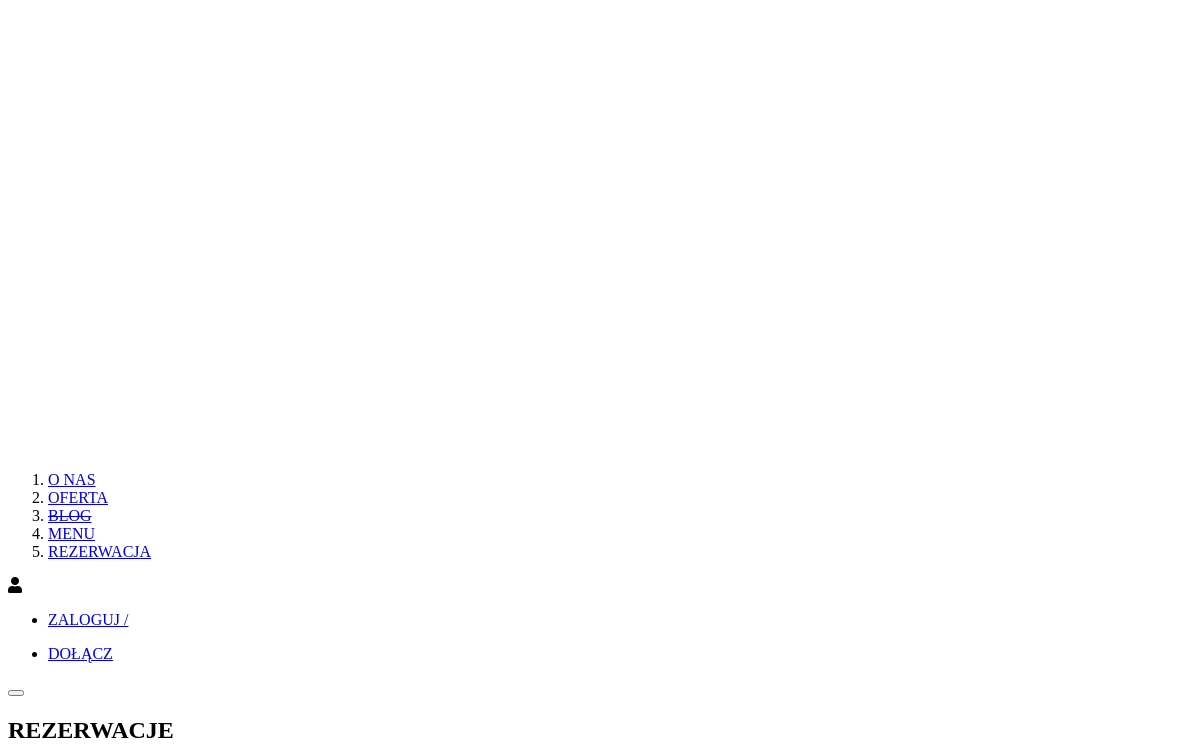
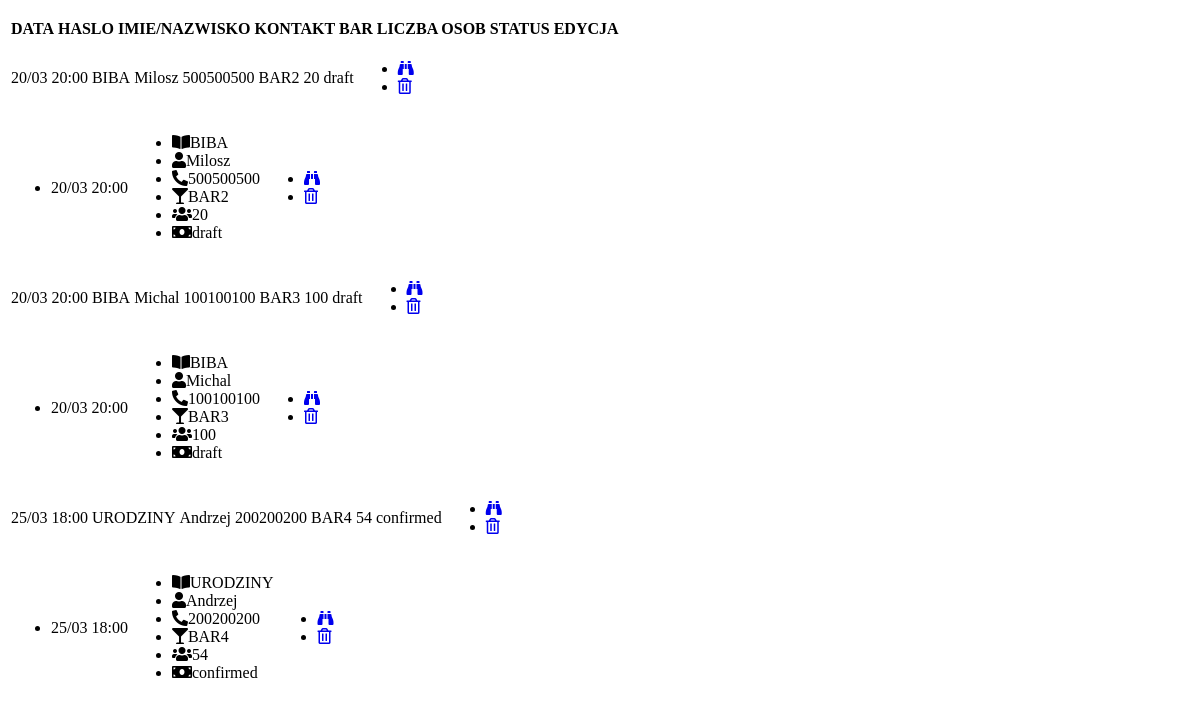
/reservation/list/ (upper part), run on an earlier commit of the app's database (2 pictures, top to bottom).
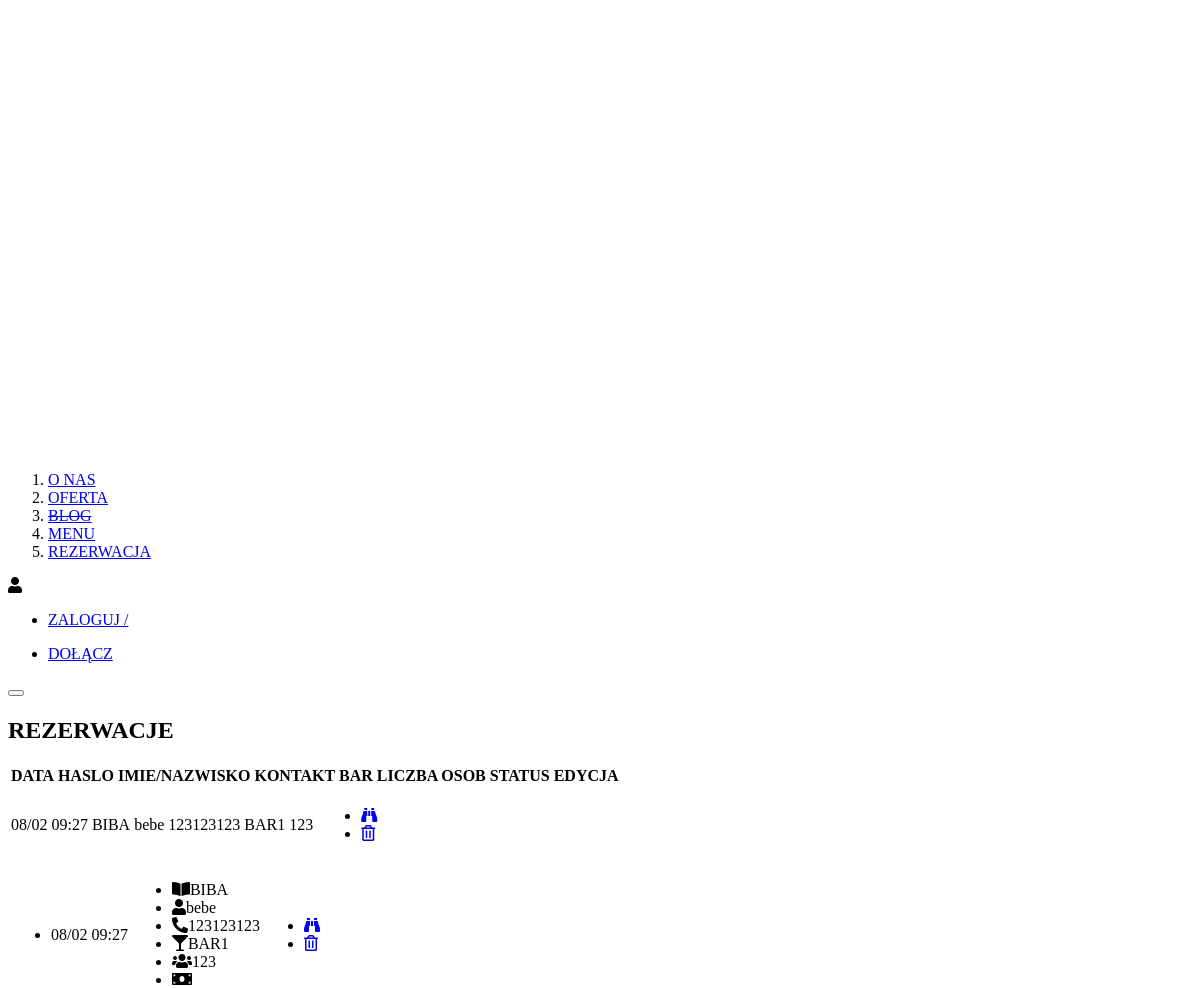
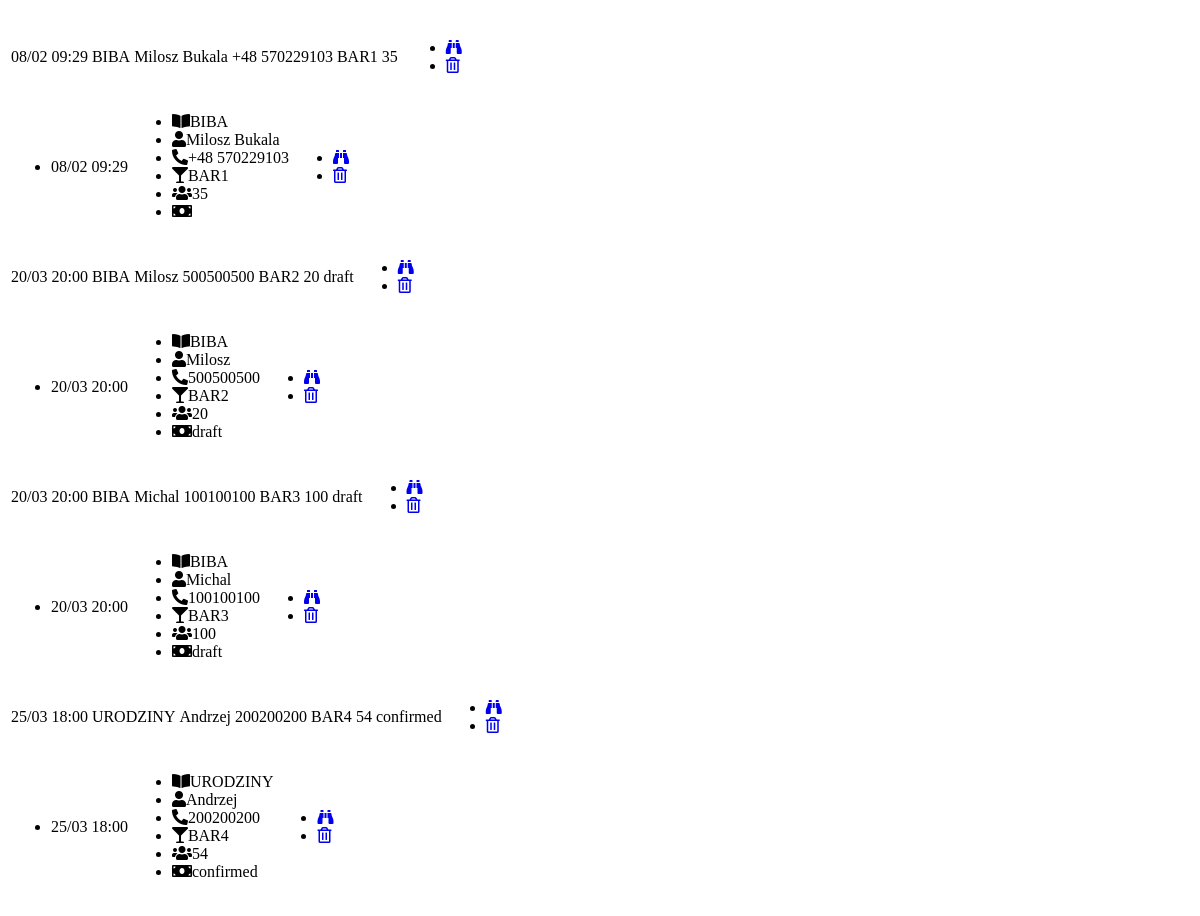
And on a later commit of the database (2 pictures, top to bottom).
### reservation/models.py (models this page shows, shortened)
class Reservation(models.Model):
    STATUS_CHOICES = (
            ('draft', 'WSTĘPNA'),
            ('confirmed', 'POTWIERDZONA'),
            ('rejected', 'ODRZUCONA')
        )
    title = models.CharField(
        max_length=50,
        default='BIBA')
    name = models.CharField(max_length=200)
    email = models.EmailField(
        max_length=200,
        )
    phone = models.CharField(max_length=20)
    term_of_reservation = models.DateTimeField(default=timezone.now)
    bar = models.ForeignKey(
        Bar,
        null=False, default='',
        verbose_name='BAR',
        on_delete=models.CASCADE)
    nr_of_people = models.PositiveIntegerField(default=2)
    catering = models.BooleanField(
        blank=False,
        null=False,
        default=False
    )
    faktura = models.BooleanField(
        blank=False,
        null=False,
        default=False
    )
    additional_information = models.TextField(max_length=500)
    created = models.DateTimeField(auto_now_add=timezone.now)
    status = models.CharField(
        max_length=10,
        choices=STATUS_CHOICES,
        default='draft',
    )
    class Meta:
        pass

class Bar(models.Model):
    name = models.CharField(max_length=100)
    limit = models.PositiveIntegerField()
    def __str__(self):
        return self.name

### reservation/views.py (the view)
# urls.py: path('list/', views.reservation_list, name='reservation_list'),
def reservation_list(request):
    reservations = Reservation.objects.all().order_by('term_of_reservation')
    context = {
        'reservations': reservations
    }
    return render(request, 'reservation/list.html', context)

### reservation/templates/reservation/list.html
{% extends "reservationbase.html"%}
{% block content %}
<section id="reservation-site">
    <div class="header">
        <h1 class="section-header">REZERWACJE</h1>
    </div>
    <div class="container">
        <div class="left">
            {% if reservations %}
            <div class="tbl">
                <table>
                    <thead>
                        <tr>
                            <th>DATA</th>
                            <th>HASLO</th>
                            <th>IMIE/NAZWISKO</th>
                            <th>KONTAKT</th>
                            <th>BAR</th>
                            <th>LICZBA OSOB</th>
                            <th>STATUS</th>
                            <th>EDYCJA</th>
                        </tr>
                    </thead>
                </table>
            </div>
            {% for r in reservations %}
            <div class="tbl">
                <table>
                    <tbody>
                        <tr>
                            <td>{{ r.term_of_reservation|date:"d/m H:i" }}</td>
                            <td>{{ r.title }}</td>
                            <td>{{ r.name }}</td>
                            <td>{{ r.phone }}</td>
                            <td>{{ r.bar }}</td>
                            <td>{{ r.nr_of_people }}</td>
                            <td>{{ r.status }}</td>
                            <td>
                                <ul>
                                    <li> <a href="{% url 'reservation_details' pk=r.pk %}"><i
                                                class="fas fa-binoculars"></i></a>
                                    </li>
                                    <li><a href="{% url 'reservation_delete' pk=r.pk %}"><i
                                                class="far fa-trash-alt"></i></a>
                                    </li>
                                </ul>
                            </td>
                        </tr>
                    </tbody>
                </table>
            </div>
            <div class="portrait-view">
                <table>
                    <tbody>
                        <tr>
                            <td>
                                <ul>
                                    <li>{{ r.term_of_reservation|date:"d/m H:i" }}</li>
                                </ul>
                            </td>
                            <td>
                                <ul>
                                    <li><i class="fas fa-book-open"></i>{{ r.title }}</li>
                                    <li><i class="fas fa-user"></i>{{ r.name }}</li>
                                    <li><i class="fas fa-phone-alt"></i>{{ r.phone }}</li>
                                    <li><i class="fas fa-glass-martini"></i>{{ r.bar }}</li>
                                    <li><i class="fas fa-users"></i>{{ r.nr_of_people }}</li>
                                    <li><i class="fas fa-money-bill"></i>{{ r.status }}</li>
                                </ul>
                            </td>
                            <td>
                                <ul>
                                    <li> <a href="{% url 'reservation_details' pk=r.pk %}"><i
                                                class="fas fa-binoculars"></i></a>
                                    </li>
                                    <li><a href="{% url 'reservation_delete' pk=r.pk %}"><i
                                                class="far fa-trash-alt"></i></a>
                                    </li>
                                </ul>
                            </td>
                        </tr>
                    </tbody>
                </table>
            </div>
            {% endfor %}
            {% endif %}
        </div>
    </div>
</section>
{% endblock %}

### reservation/templates/reservationbase.html (shortened to what this page needs)
{% load sass_tags static %}
{% load staticfiles %}
<!DOCTYPE html>
<html lang="en">
<head>
    <link rel="stylesheet" href="https://cdnjs.cloudflare.com/ajax/libs/font-awesome/5.11.2/css/all.css">
    <link rel="stylesheet" href="{% sass_src 'homepage/css/homepagestyle.scss' %}">
    <link rel="stylesheet" href="{% sass_src 'reservation/css/reservation-style.scss' %}">
</head>
<body>
    <nav class="menu-bar">
        <div class="photo">
            <a class="logo" href="{% url 'homepage' %}"><img src="{% static 'homepage/img/drukarnia-logo.png' %}"
                    alt="logo"></a>
        </div>
        <ol id="primary-menu" class="menu nav-menu">
            <li class="menu-item"><a href="{% url 'aboutUs' %}">O NAS</a></li>
            <li class="menu-item"><a href="{% url 'barrental' %}">OFERTA</a></li>
            <li class="menu-item">
                {% if user.is_authenticated %}
                <a href="#"><s>BLOG</s></a>
                <ol class="sub-menu">
                    <li class="menu-item"><a href="#0">WIDOK</a></li>
                    <li class="menu-item"><a href="#0">NOWY POST</a></li>
                    <li class="menu-item"><a href="#0">EDYCJA</a></li>
                </ol>
                {% else %}
                <a href="#0"><s>BLOG</s></a>
                {% endif %}
            </li>
            <li class="menu-item">
                {% if user.is_authenticated %}
                <a href="#">MENU</a>
                <ol class="sub-menu">
                    <li class="menu-item"><a href="{% url 'menu' %}">MENU WIDOK</a></li>
                    <li class="menu-item"><a href="{% url 'menu_list' %}">LISTA PRODUKTÓW</a></li>
                    <li class="menu-item"><a href="{% url 'menu_create' %}">DODAJ PRODUKT</a></li>
                </ol>
                {% else %}
                <a href="{% url 'menu' %}">MENU</a>
                {% endif %}
            </li>
            <li class="menu-item">
                {% if user.is_authenticated %}
                <a href="#">REZERWACJA</a>
                <ol class="sub-menu">
                    <li class="menu-item"><a href="{% url 'reservation_list' %}">ZOBACZ REZERWACJE</a></li>
                    <li class="menu-item"><a href="{% url 'reservation-create' %}">DODAJ NOWĄ</a></li>
                </ol>
                {% else %}
                <a href="{% url 'reservation-create' %}">REZERWACJA</a>
                {% endif %}
            </li>
        </ol>
        <div class="user">
            <p><i class="fas fa-user"></i></p>
            {% if request.user.is_authenticated %}
            Hej {{ request.user.first_name }},
            <a href="{% url 'logout' %}">
                <p>WYLOGUJ</p>
            </a>
            {% else %}
            <ul>
                <li><a href="{% url 'login' %}">
                        <p>ZALOGUJ / </p>
                    </a></li>
                <li><a href="{% url 'register' %}">
                        <p> DOŁĄCZ</p>
                    </a></li>
            </ul>
            {% endif %}
        </div>
        <button id="menu-toggler" data-class="menu-active" class="hamburger">
        </button>
    </nav>
    <div class="main-content">
        {% block content %}
        {% endblock %}
    </div>
</body>
</html>

What changed in the data, as far as the page shows it:
added Reservation: term_of_reservation "08/02 09:27", title "BIBA", name "bebe", phone "123123123", bar "BAR1", nr_of_people "123"
added Reservation: term_of_reservation "08/02 09:29", title "BIBA", name "Milosz Bukala", phone "+48 570229103", bar "BAR1", nr_of_people "35"
